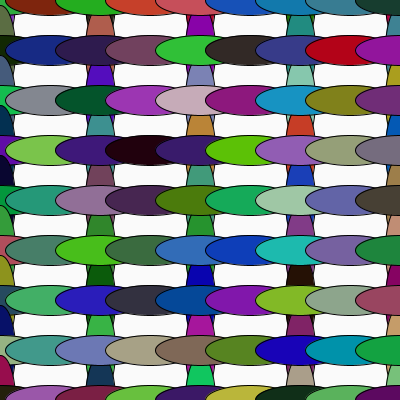
Frame 1 (no input)
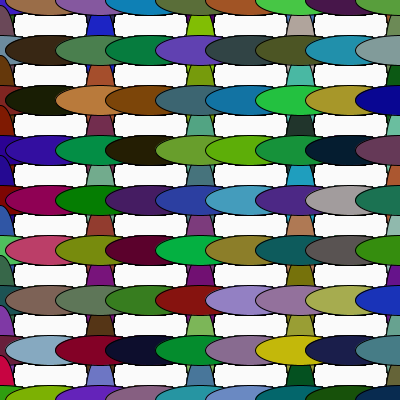
Frame 60 (the mouse pressed at the canvas centre just before this capture)
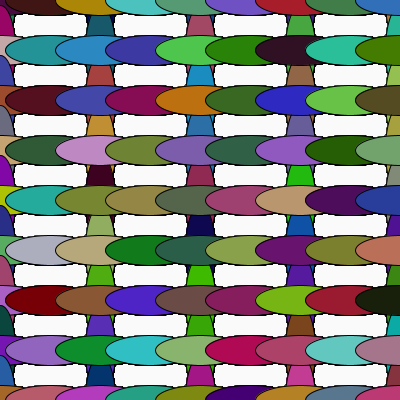
Frame 120 (the mouse held since frame 60 and released just before this capture)

The Processing sketch that drew these frames (run headless with seeded random() and noise(); from frame 60 on, the mouse is pressed at the canvas centre):

// Processing sketch: estudio_loop
// ── estudio_loop.pde
void setup(){
size(400,400);
background ((250));
}
void draw(){
  for(int i = 0; i<width; i ++){
  for(int j = 0; j<height; j ++){
   
    fill (random(200),random(200),random(200));
    ellipse (i*(100),j*(50),30,90);
    fill (random(200),random(200),random(200));
    ellipse (i*(50),j*(50),90,30);
    
  }}}
